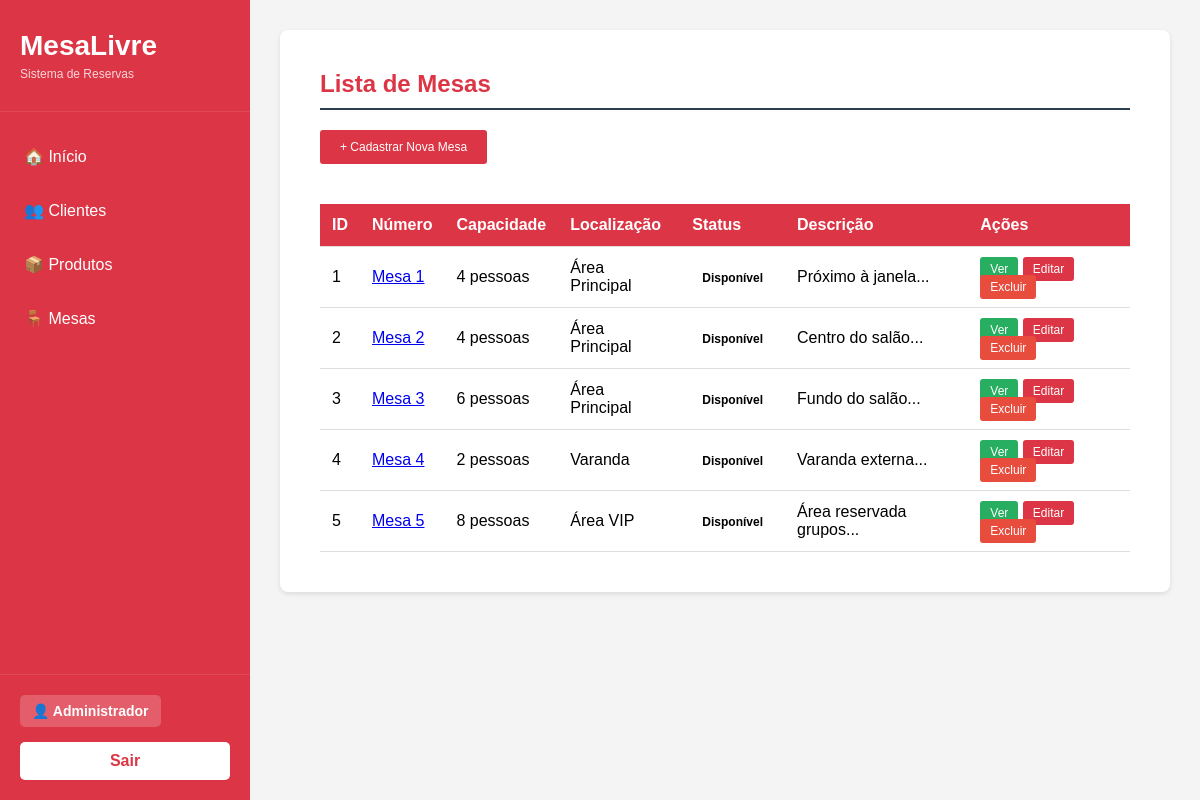
Screenshot of /MesaLivre/mesa.php (signed in) with the database file from the repository.
### tables this page shows
CREATE TABLE mesas (
    id_mesa INT AUTO_INCREMENT PRIMARY KEY,
    numero VARCHAR(45) NOT NULL,
    capacidade INT NOT NULL,
    localizacao VARCHAR(45) NOT NULL,
    status VARCHAR(20) NOT NULL,
    descricao TEXT
);

### MesaLivre/controle/mesa/ListarMesa_class.php (called while the page is built)
<?php
	include_once("modelo/mesa/MesaDAO_class.php");
	class ListarMesa{
		public function __construct(){
			$dao = new MesaDAO();
			$lista = $dao->listar();
			include_once("visao/mesa/listaMesa.php");
		}
	}
?>

### MesaLivre/modelo/mesa/MesaDAO_class.php (called while the page is built, shortened)
<?php
include_once "ConnectionFactory_class.php";
class MesaDAO {
    public function listar(){
        try{
            $fabrica = new ConnectionFactory();
            $con = $fabrica->getConnection();
            $stmt = $con->prepare("SELECT * FROM mesas");
            $stmt->execute();
            $result = $stmt->fetchAll(PDO::FETCH_ASSOC);
            return $result;
        } catch (PDOException $ex){
            echo "Erro ao listar mesas: " . $ex->getMessage();
        }
    }
}
?>

### MesaLivre/modelo/mesa/ConnectionFactory_class.php (called while the page is built, shortened)
<?php
	class ConnectionFactory{
		public $dbType = "mysql";
		public $host = "localhost";
		public $user = "root";
		public $senha = "";
		public $db = "mesalivre";
		public $persistente = false;
		public function getConnection(){
			try{
				$this->con = new PDO(
					$this->dbType.":host=".$this->host.";dbname=".$this->db,
					$this->user,
					$this->senha,
					array(PDO::ATTR_PERSISTENT => $this->persistente,
					PDO::ATTR_ERRMODE => PDO::ERRMODE_EXCEPTION)
				);
				return $this->con;
			}
			catch(PDOException $ex){
				echo "Erro: " . $ex->getMessage();
			}
		}
	}
?>

### MesaLivre/visao/mesa/listaMesa.php (the view, shortened to what this page needs)
<h2>Lista de Mesas</h2>
<a href="mesa.php?fun=cadastrar" class="btn btn-add">+ Cadastrar Nova Mesa</a>
<table>
    <tr>
        <th>ID</th>
        <th>Número</th>
        <th>Capacidade</th>
        <th>Localização</th>
        <th>Status</th>
        <th>Descrição</th>
        <th>Ações</th>
    </tr>
    <?php
    if(isset($lista) && count($lista) > 0){
        foreach($lista as $mesa){
            echo "<tr>";
            echo "<td>" . $mesa['id_mesa'] . "</td>";
            echo "<td><a href='mesa.php?fun=exibir&id=" . $mesa['id_mesa'] . "'>" . $mesa['numero'] . "</a></td>";
            echo "<td>" . $mesa['capacidade'] . " pessoas</td>";
            echo "<td>" . $mesa['localizacao'] . "</td>";
            echo "<td><span class='status-badge status-" . strtolower(str_replace('ã', 'a', $mesa['status'])) . "'>" . ucfirst($mesa['status']) . "</span></td>";
            echo "<td>" . substr($mesa['descricao'], 0, 30) . "...</td>";
            echo "<td>
                    <a href='mesa.php?fun=exibir&id=" . $mesa['id_mesa'] . "' class='btn btn-view'>Ver</a>
                    <a href='mesa.php?fun=alterar&id=" . $mesa['id_mesa'] . "' class='btn btn-edit'>Editar</a>
                    <a href='mesa.php?fun=excluir&id=" . $mesa['id_mesa'] . "' class='btn btn-delete'>Excluir</a>
                  </td>";
            echo "</tr>";
        }
    } else {
        echo "<tr><td colspan='7' style='text-align: center;'>Nenhuma mesa cadastrada</td></tr>";
    }
    ?>
</table>

### assets/css/exibir.css (style rules this page uses)
h2 { color: #2c3e50; margin-bottom: 20px; border-bottom: 2px solid #2c3e50; padding-bottom: 10px; }

### MesaLivre/visao/topo.php (style rules this page uses)
* { margin: 0; padding: 0; box-sizing: border-box; }
body { font-family: Arial, sans-serif; background-color: #f4f4f4; display: flex; min-height: 100vh; }

### MesaLivre/visao/mesa/listaMesa.php (style rules this page uses)
table { width: 100%; border-collapse: collapse; margin-top: 20px; }
th, td { padding: 12px; text-align: left; border-bottom: 1px solid #ddd; }
th { background-color: #dc3545; color: white; }
.btn { padding: 5px 10px; text-decoration: none; border-radius: 3px; color: white; font-size: 12px; }
.btn-edit { background-color: #dc3545; }
.btn-delete { background-color: #e74c3c; }
.btn-view { background-color: #27ae60; }
.btn-add { background-color: #dc3545; padding: 10px 20px; display: inline-block; margin-bottom: 20px; }
h2 { color: #dc3545; margin-bottom: 20px; }
.status-badge { padding: 4px 10px; border-radius: 12px; font-size: 12px; font-weight: bold; }

### rows the page displays
mesas: id_mesa "1", numero "Mesa 1", capacidade "4", localizacao "Área Principal", status "Disponível", descricao "Próximo à janela"
mesas: id_mesa "2", numero "Mesa 2", capacidade "4", localizacao "Área Principal", status "Disponível", descricao "Centro do salão"
mesas: id_mesa "3", numero "Mesa 3", capacidade "6", localizacao "Área Principal", status "Disponível", descricao "Fundo do salão"
mesas: id_mesa "4", numero "Mesa 4", capacidade "2", localizacao "Varanda", status "Disponível", descricao "Varanda externa"
mesas: id_mesa "5", numero "Mesa 5", capacidade "8", localizacao "Área VIP", status "Disponível", descricao "Área reservada grupos"

### other values shown
$usuario->getNome() "Administrador"
